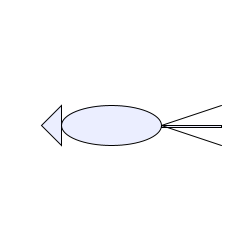
Frame 1 (no input)
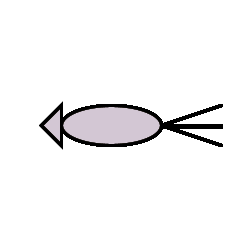
Frame 60 (the mouse pressed at the canvas centre just before this capture)
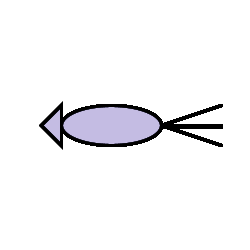
Frame 120 (the mouse held since frame 60 and released just before this capture)

The Processing sketch that drew these frames (run headless with seeded random() and noise(); from frame 60 on, the mouse is pressed at the canvas centre):

// Processing sketch: processing_36998
// ── processing_36998.pde

int counter;

void setup() {  //setup function called initially, only once
  size(250, 250);
  background(255);  //set background white
  colorMode(HSB);   //set colors to Hue, Saturation, Brightness mode
  counter = 0;
}

void draw() {  //draw function loops 
  int offset = 20; 
  int bodyLength = 100; 
  counter++;
  //noStroke();
  fill(random(255),100,255,50);
  float firstX = width/6;
  float firstY = height/2;
  float secondX = firstX+offset;
  float secondY = firstY+offset; 
  float thirdX = firstX+offset; 
  float thirdY = firstY-offset;
  triangle(secondX, secondY, firstX, firstY, thirdX, thirdY);
  
  ellipse(thirdX+bodyLength/2, firstY, bodyLength,secondY-thirdY);
  float endX = thirdX+bodyLength; 
  float endY = firstY; 
  
  rect(endX, endY, 60,2);
  line (endX, endY, endX + 60, endY + 20); 
  line (endX, endY, endX +60, endY - 20);  
  strokeWeight(3); 
  //bezier(thirdX+bodyLength, firstY, x-10.00, mouseY-10.00, mouseX-5.00, mouseY-5.00, (float)mouseX, (float)mouseY); 
   
}
         
                                                                                
